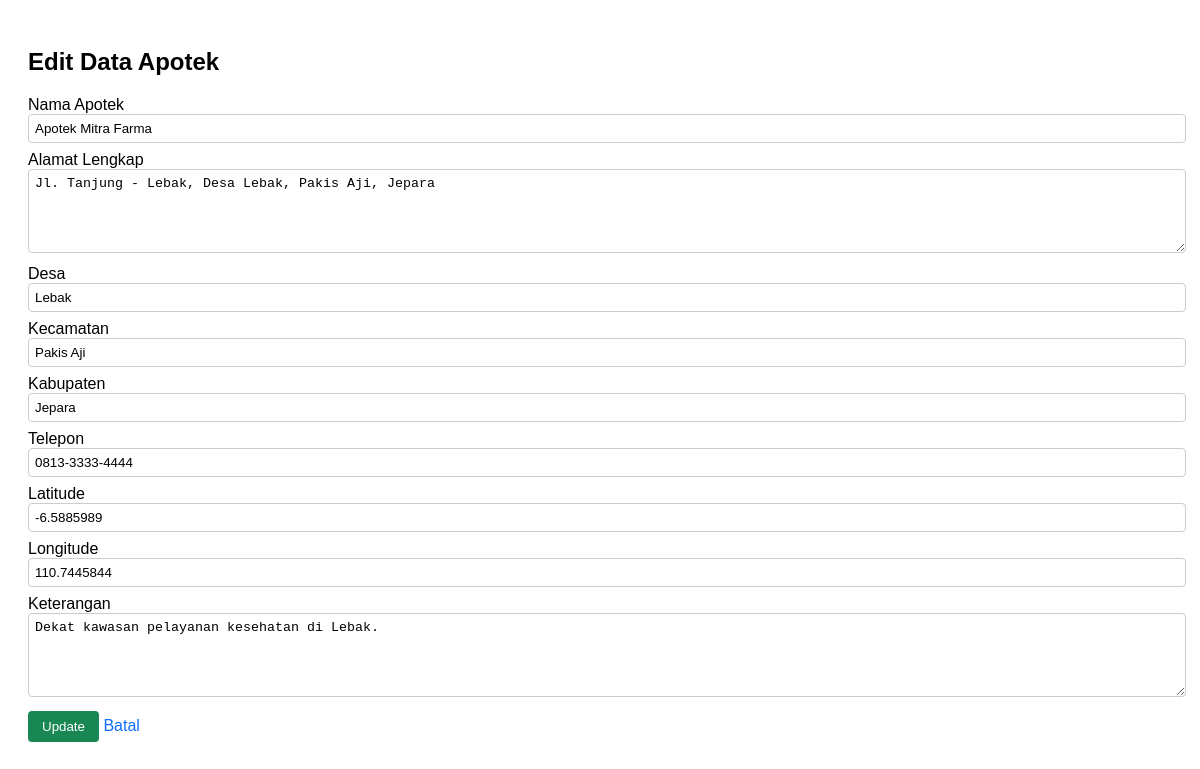
Page /admin/edit.php?id=3 (signed in) on the committed database.
### tables this page shows
CREATE TABLE `apotek` (
  `id` int(11) NOT NULL,
  `nama_apotek` varchar(150) NOT NULL,
  `alamat` text NOT NULL,
  `desa` varchar(100) NOT NULL,
  `kecamatan` varchar(100) NOT NULL DEFAULT 'Pakis Aji',
  `kabupaten` varchar(100) NOT NULL DEFAULT 'Jepara',
  `telepon` varchar(30) DEFAULT NULL,
  `latitude` decimal(10,7) NOT NULL,
  `longitude` decimal(10,7) NOT NULL,
  `keterangan` text DEFAULT NULL,
  `created_at` timestamp NOT NULL DEFAULT current_timestamp(),
  `updated_at` timestamp NOT NULL DEFAULT current_timestamp() ON UPDATE current_timestamp()
);

### admin/edit.php (the view, shortened to what this page needs)
<?php
require '../config.php';
$id = intval($_GET['id'] ?? 0);
$sql = "SELECT * FROM apotek WHERE id = $id";
$res = mysqli_query($conn, $sql);
$data = mysqli_fetch_assoc($res);
?>
<!DOCTYPE html>
<html lang="id">
<head>
</head>
<body>
<h2>Edit Data Apotek</h2>
<form method="post">
    <label>Nama Apotek</label>
    <input type="text" name="nama_apotek" value="<?= htmlspecialchars($data['nama_apotek']) ?>" required>
    <label>Alamat Lengkap</label>
    <textarea name="alamat" required><?= htmlspecialchars($data['alamat']) ?></textarea>
    <label>Desa</label>
    <input type="text" name="desa" value="<?= htmlspecialchars($data['desa']) ?>" required>
    <label>Kecamatan</label>
    <input type="text" name="kecamatan" value="<?= htmlspecialchars($data['kecamatan']) ?>" required>
    <label>Kabupaten</label>
    <input type="text" name="kabupaten" value="<?= htmlspecialchars($data['kabupaten']) ?>" required>
    <label>Telepon</label>
    <input type="text" name="telepon" value="<?= htmlspecialchars($data['telepon']) ?>">
    <label>Latitude</label>
    <input type="text" name="latitude" value="<?= $data['latitude'] ?>" required>
    <label>Longitude</label>
    <input type="text" name="longitude" value="<?= $data['longitude'] ?>" required>
    <label>Keterangan</label>
    <textarea name="keterangan"><?= htmlspecialchars($data['keterangan']) ?></textarea>
    <button type="submit">Update</button>
    <a href="index.php">Batal</a>
</form>
</body>
</html>

### admin/edit.php (style rules this page uses)
body { font-family: Arial, sans-serif; padding:20px; }
label { display:block; margin-top:8px; }
input[type=text], textarea { width:100%; padding:6px; border:1px solid #ccc; border-radius:4px; }
textarea { height:70px; }
button { margin-top:10px; padding:8px 14px; background:#198754; color:#fff; border:none; border-radius:4px; cursor:pointer; }
a { text-decoration:none; color:#0d6efd; }

### rows in the picture
apotek: nama_apotek "Apotek Mitra Farma", alamat "Jl. Tanjung - Lebak, Desa Lebak, Pakis Aji, Jepara", desa "Lebak", kecamatan "Pakis Aji", kabupaten "Jepara", telepon "0813-3333-4444", latitude "-6.5885989", longitude "110.7445844", keterangan "Dekat kawasan pelayanan kesehatan di Lebak."
